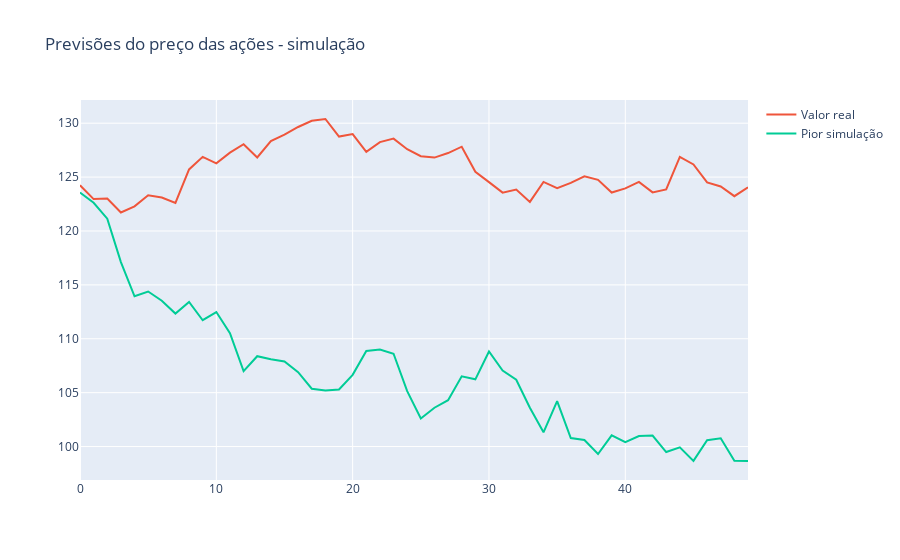

Notebook code cell kept with this figure:
### Code cell
#Comparando desempenho entre as previsões

figura = px.line(title= 'Previsões do preço das ações - simulação')
figura.add_scatter(y= dataset_bova_50['Close'], name = 'Valor real')
figura.add_scatter(y = previsoes.T[1], name = 'Pior simulação')

### Figure 1 — Plotly figure (JSON) as saved in the notebook; plotly's stock layout.template omitted (floating-point values rounded to 4 significant figures)
{"data": [{"hovertemplate": "<extra></extra>", "legendgroup": "", "line": {"color": "#636efa", "dash": "solid"}, "marker": {"symbol": "circle"}, "mode": "lines", "name": "", "orientation": "v", "showlegend": false, "type": "scatter", "xaxis": "x", "yaxis": "y"}, {"name": "Valor real", "type": "scatter", "y": [124.2, 123.0, 123.0, 121.7, 122.3, 123.3, 123.1, 122.6, 125.7, 126.9, 126.3, 127.3, 128.1, 126.8, 128.4, 128.9, 129.6, 130.2, 130.4, 128.8, 129.0, 127.3, 128.2, 128.6, 127.6, 126.9, 126.8, 127.2, 127.8, 125.5, 124.5, 123.6, 123.8, 122.7, 124.6, 124.0, 124.5, 125.1, 124.8, 123.6, 123.9, 124.6, 123.6, 123.9, 126.9, 126.2, 124.5, 124.1, 123.2, 124.1]}, {"name": "Pior simulação", "type": "scatter", "y": [123.6, 122.6, 121.1, 117.1, 113.9, 114.4, 113.5, 112.3, 113.4, 111.7, 112.5, 110.5, 107.0, 108.4, 108.1, 107.9, 106.9, 105.4, 105.2, 105.3, 106.7, 108.9, 109.0, 108.6, 105.1, 102.6, 103.6, 104.3, 106.5, 106.2, 108.8, 107.0, 106.2, 103.6, 101.3, 104.2, 100.8, 100.6, 99.31, 101.0, 100.4, 101.0, 101.0, 99.49, 99.93, 98.67, 100.6, 100.8, 98.69, 98.66]}], "layout": {"legend": {"tracegroupgap": 0}, "title": {"text": "Previsões do preço das ações - simulação"}, "xaxis": {"anchor": "y", "domain": [0, 1]}, "yaxis": {"anchor": "x", "domain": [0, 1]}}}
